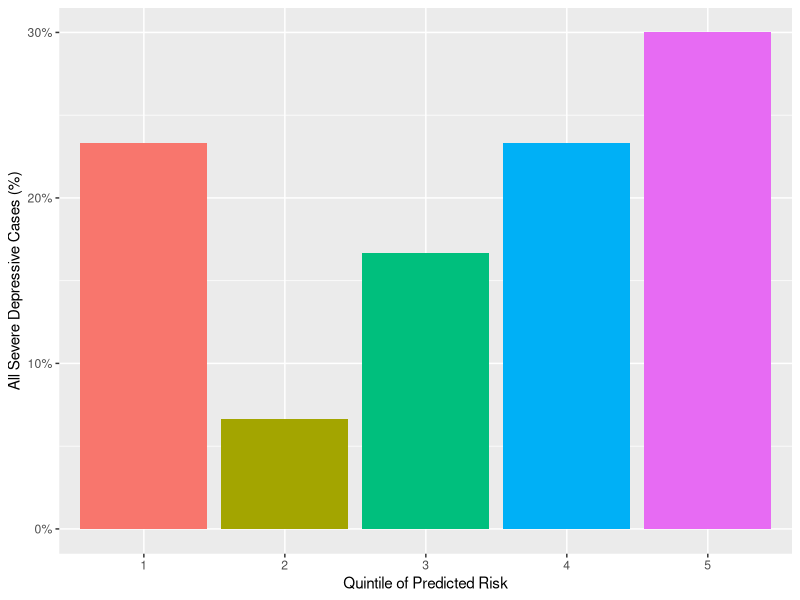
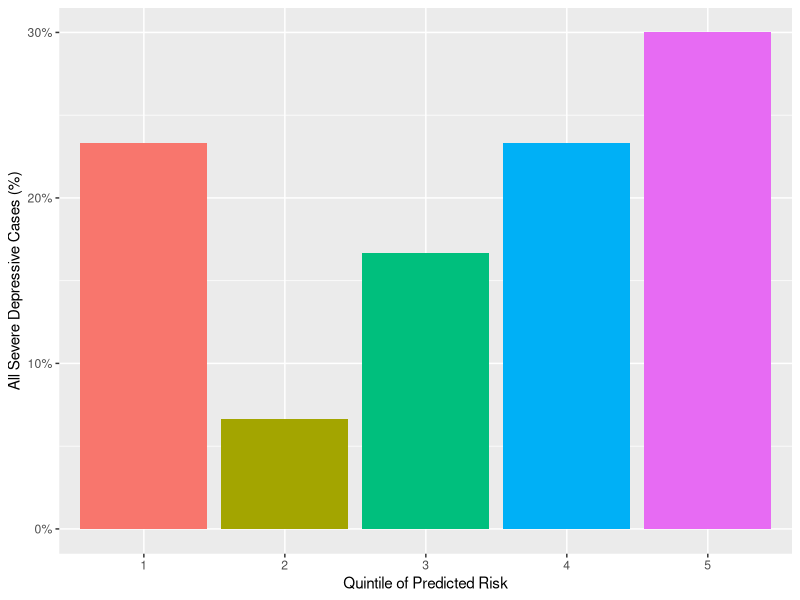

Here is the R script that generated these plots, in order:
# Packages
library(dplyr)
library(ggplot2)
library(scales)

# Read dataset
ds <- read.csv("predictions.csv")

# Subset
ds <- ds[, 2:4]

str(ds)

# Quintile
quantile(ds$Yes, probs = seq(0, 1, 1/5))

# Create quintile variable
ds <- ds %>%
  mutate(quintiles = factor(ntile(Yes, 5)))

str(ds)

# Factorize outcome
ds$outcome <- as.factor(ds$outcome)

# Bar plot with quintiles
ds_severo <- ds[ds$outcome == "Yes", ]

str(ds_severo)


ds_severo %>%
    ggplot(aes(x = quintiles, fill = quintiles)) +
    geom_bar(aes(y=(..count..)/sum(..count..))) +
    scale_y_continuous(labels=percent_format()) +
    ylab("All Severe Depressive Cases (%)") +
    xlab("Quintile of Predicted Risk") +
    theme(legend.position = "none")

ggsave("predictions.png")
